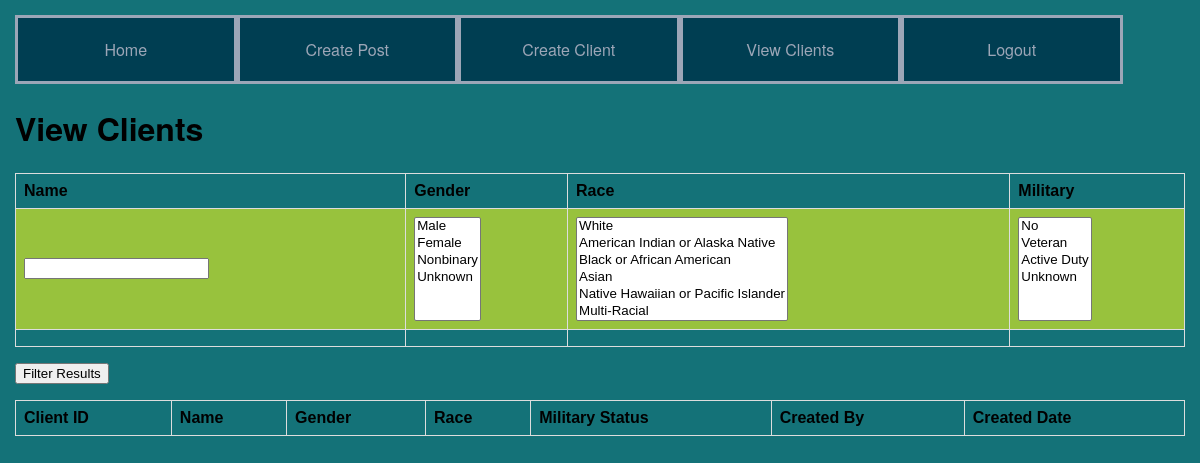
Before: /view_clients (signed in) with the older database file.
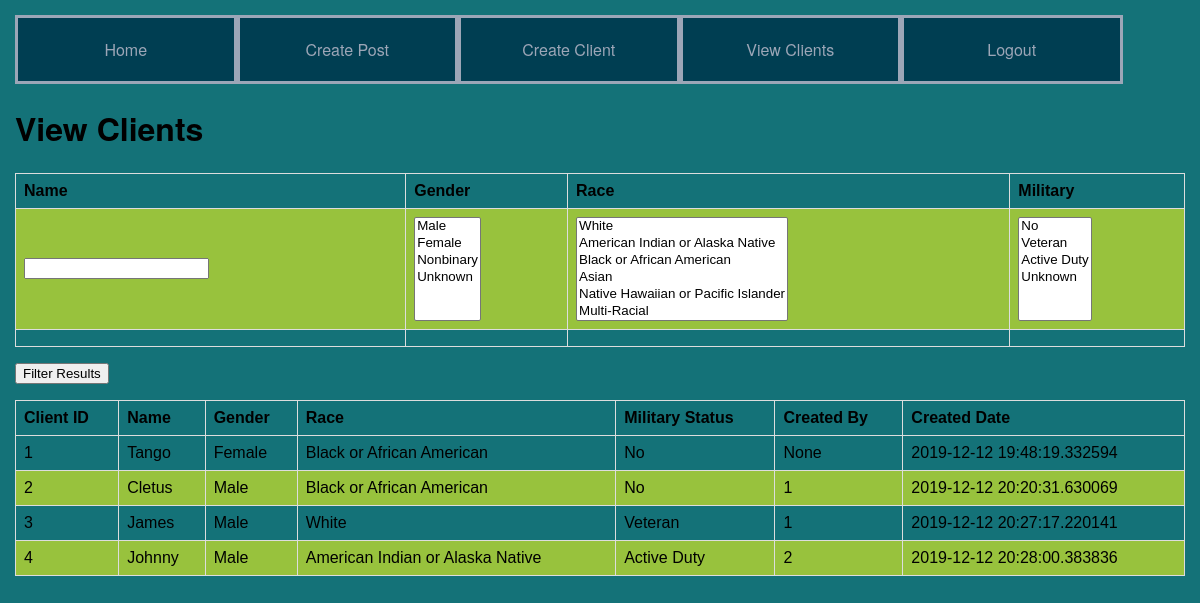
After: the same page with the newer database file.
### app/models.py (models this page shows, shortened)
class Client(db.Model):
	id = db.Column(db.Integer, primary_key = True)
	name = db.Column(db.String(30))
	gender = db.Column(db.Integer)
	race = db.Column(db.Integer)
	military = db.Column(db.Integer)
	created_date = db.Column(db.DateTime, index = True, default = datetime.utcnow)
	created_by = db.Column(db.Integer, db.ForeignKey('user.id'))

### app/routes.py (the view, shortened to what this page needs)
@app.route('/view_clients', methods = ['GET', 'POST'])
@login_required
def view_clients():
	lists = Lists()
	form = FilterClients()
	clients = Client.query.all()
	return render_template('view_clients.html', title = 'Clients', clients = clients, lists = lists, form = form)

### app/forms.py
class FilterClients(FlaskForm):
	gender_list_choices = list(zip(lists.genders.keys(), lists.genders.values()))
	race_choices = list(zip(lists.race.keys(), lists.race.values()))
	military_status = list(zip(lists.military.keys(), lists.military.values()))
	name = StringField('Name')
	gender = SelectField('Gender', choices = gender_list_choices, validators = [Optional()], coerce = int)
	race = SelectField('Race', choices = race_choices, validators = [Optional()], coerce = int)
	military = SelectField('Military', choices = military_status, validators = [Optional()], coerce = int)
	submit = SubmitField('Filter Results')

### app/models.py (called while the page is built)
@login.user_loader
def load_user(id):
	return User.query.get(int(id))

### app/templates/view_clients.html (shortened to what this page needs)
{% extends "base.html" %}
{% block content %}
	<h1>View Clients</h1>
	<form action="" method="post">
		<table>
			<tr>
				<th>{{ form.name.label }}</th>
				<th>{{ form.gender.label }}</th>
				<th>{{ form.race.label }}</th>
				<th>{{ form.military.label }}</th>
			</tr>
			<tr>
				<td>{{ form.name(size=20) }}</td>
				<td>{{ form.gender(size=6) }}</td>
				<td>{{ form.race(size=6) }}</td>
				<td>{{ form.military(size=6) }}</td>
			</tr>
			<tr>
				<td>
				</td>
				<td>
				</td>
				<td>
				</td>
				<td>
				</td>
			</tr>
		</table>
		<p> {{ form.submit() }} </p>
	</form>
	<table>
		<tr>
			<th>Client ID</th>
			<th>Name</th>
			<th>Gender</th>
			<th>Race</th>
			<th>Military Status</th>
			<th>Created By</th>
			<th>Created Date</th>
		<tr>
		{% for c in clients %}
		<tr>
			<td>{{ c.id }}</td>
			<td>{{ c.name }}</td>
			<td>{{ lists.genders[c.gender] }}</td>
			<td>{{ lists.race[c.race] }}</td>
			<td>{{ lists.military[c.military] }}</td>
			<td>{{ c.created_by }}</td>
			<td>{{ c.created_date }}</td>
		</tr>
		{% endfor%}
{% endblock %}

### app/templates/base.html (shortened to what this page needs)
<html>
    <head>
      <link rel="stylesheet" href="{{ url_for('static', filename = 'styles/main.css') }}">
    </head>
    <body>
        <div class="row">
            <a class="header_button" href="{{ url_for('index') }}">Home</a>
            {% if current_user.is_anonymous %}
            <a class="header_button" href="{{ url_for('login') }}">Login</a>
            {% else %}
            <a class="header_button" href="{{ url_for('make_post') }}">Create Post</a>
            <a class="header_button" href="{{ url_for('create_client') }}">Create Client</a>
            <a class="header_button" href="{{ url_for('view_clients') }}">View Clients</a>
            <a class="header_button" href="{{ url_for('logout') }}">Logout</a>
            {% endif %}
        </div>
        <div class="row">
            {% block content %}{% endblock %}
        </div>
    </body>
</html>

### app/static/styles/main.css (style rules this page uses)
body { margin: 0; padding: 0; font-family: "Helvetica Neue", Helvetica, Arial, sans-serif; color: #000000; padding: 15px; background: #147278; }
table { font-family: arial, sans-serif; border-collapse: collapse; width: 100%; }
td, th { border: 1px solid #dddddd; text-align: left; padding: 8px; }
tr:nth-child(even) { background-color: #98c23d; }
.row:after { content: ""; display: table; clear: both; }
.header_button { color: #9ca6b7; border: solid; padding: 20px 20px; text-align: center; background-color: #003e52; text-decoration: none; cursor: pointer; display: inline; width: 15%; float: left; }

Changed rows visible on the page:
added Client: id "1", name "Tango", gender "Female", race "Black or African American", military "No", created_by "None", created_date "2019-12-12 19:48:19.332594"
added Client: id "2", name "Cletus", gender "Male", race "Black or African American", military "No", created_by "1", created_date "2019-12-12 20:20:31.630069"
added Client: id "3", name "James", gender "Male", race "White", military "Veteran", created_by "1", created_date "2019-12-12 20:27:17.220141"
added Client: id "4", name "Johnny", gender "Male", race "American Indian or Alaska Native", military "Active Duty", created_by "2", created_date "2019-12-12 20:28:00.383836"
